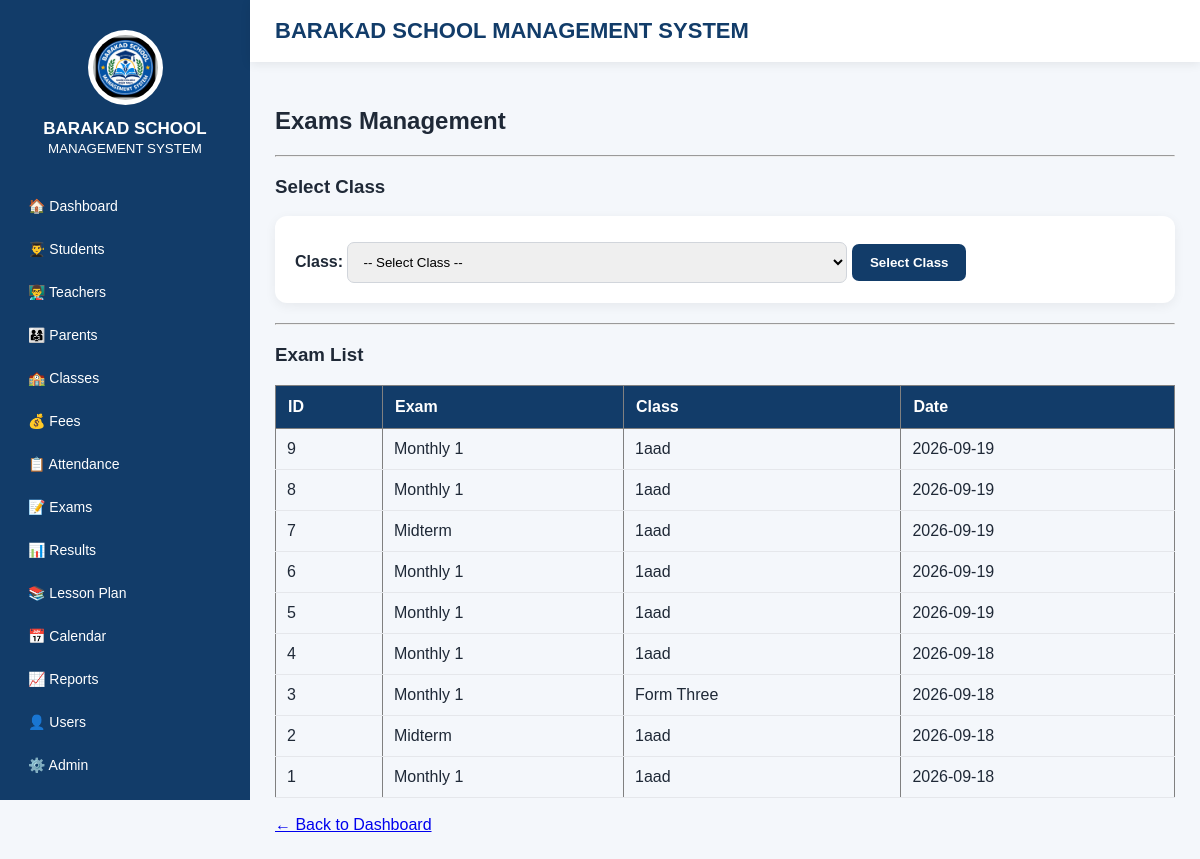
The app's page /exams, older data.
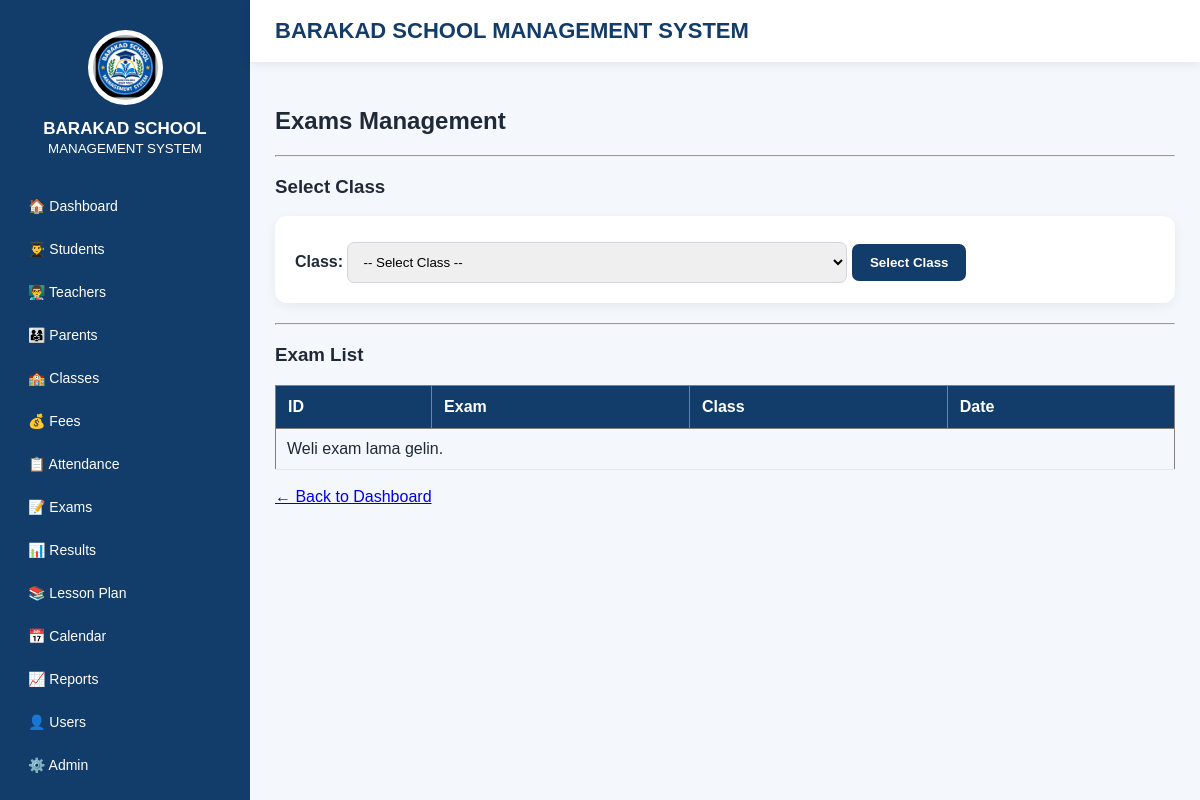
The same page, newer data.
### tables this page shows
CREATE TABLE exams (
                id INTEGER PRIMARY KEY AUTOINCREMENT,
                name TEXT NOT NULL,
                class_name TEXT NOT NULL,
                date TEXT
            );

### app.py (the view)
@app.route("/exams")
def exams():
    selected_class = request.args.get("class_name", "")
    db = get_db()
    exams_list = db.execute("SELECT * FROM exams ORDER BY id DESC").fetchall()
    db.close()
    return render_template("exams.html", exams=exams_list, selected_class=selected_class, classes=CLASS_LIST)

### app.py (called while the page is built)
def get_db():
    db = sqlite3.connect(DATABASE)
    db.row_factory = sqlite3.Row
    return db

### templates/exams.html (shortened to what this page needs)
{% extends "base.html" %}
{% block content %}
<h2>Exams Management</h2>
<hr>
<h3>Select Class</h3>
<form method="GET" action="/exams">
    <label><strong>Class:</strong></label>
    <select name="class_name" required>
        <option value="">-- Select Class --</option>
    </select>
    <button type="submit">
        Select Class
    </button>
</form>
<hr>
<h3>Exam List</h3>
<table border="1" cellpadding="8" cellspacing="0">
    <tr>
        <th>ID</th>
        <th>Exam</th>
        <th>Class</th>
        <th>Date</th>
    </tr>
    {% if exams %}
        {% for exam in exams %}
        <tr>
            <td>
                {{ exam["id"] }}
            </td>
            <td>
                {{ exam["name"] }}
            </td>
            <td>
                {{ exam["class_name"] }}
            </td>
            <td>
                {{ exam["date"] }}
            </td>
        </tr>
        {% endfor %}
    {% else %}
        <tr>
            <td colspan="4">
                Weli exam lama gelin.
            </td>
        </tr>
    {% endif %}
</table>
<br>
<a href="/dashboard">
    ← Back to Dashboard
</a>
{% endblock %}

### templates/base.html (shortened to what this page needs)
<!DOCTYPE html>
<html lang="en">
<head>
</head>
<body>
<div class="sidebar">
    <div class="logo-box">
        <img src="{{ url_for('static', filename='logo.png') }}"
             onerror="this.style.display='none';">
        <div class="school-name">
            BARAKAD SCHOOL
        </div>
        <small>
            MANAGEMENT SYSTEM
        </small>
    </div>
    <a href="/dashboard">🏠 Dashboard</a>
    <a href="/students">👨‍🎓 Students</a>
    <a href="/teachers">👨‍🏫 Teachers</a>
    <a href="/parents">👨‍👩‍👧 Parents</a>
    <a href="/classes">🏫 Classes</a>
    <a href="/fees">💰 Fees</a>
    <a href="/attendance">📋 Attendance</a>
    <a href="/exams">📝 Exams</a>
    <a href="/results">📊 Results</a>
    <a href="/lesson-plan">📚 Lesson Plan</a>
    <a href="/calendar">📅 Calendar</a>
    <a href="/reports">📈 Reports</a>
    <a href="/users">👤 Users</a>
    <a href="/admin">⚙️ Admin</a>
    <a href="/about">ℹ️ About Us</a>
</div>
<div class="main">
    <div class="topbar">
        <h1>
            BARAKAD SCHOOL MANAGEMENT SYSTEM
        </h1>
    </div>
    <div class="content">
        {% block content %}
        {% endblock %}
    </div>
</div>
</body>
</html>

### templates/base.html (style rules this page uses)
* { box-sizing: border-box; }
body { margin: 0; font-family: Arial, Helvetica, sans-serif; background: #f4f7fb; color: #1f2937; }
.sidebar { position: fixed; left: 0; top: 0; width: 250px; height: 100vh; background: #123c69; color: white; padding: 20px 15px; overflow-y: auto; }
.logo-box { text-align: center; padding: 10px; margin-bottom: 20px; }
.logo-box img { width: 75px; height: 75px; object-fit: contain; border-radius: 50%; background: white; padding: 5px; }
.school-name { font-size: 17px; font-weight: bold; margin-top: 10px; }
.sidebar a { display: block; color: white; text-decoration: none; padding: 11px 13px; margin: 5px 0; border-radius: 8px; font-size: 14px; }
.main { margin-left: 250px; min-height: 100vh; }
.topbar { background: white; padding: 18px 25px; box-shadow: 0 2px 10px rgba(0,0,0,0.08); position: sticky; top: 0; z-index: 10; }
.topbar h1 { margin: 0; font-size: 22px; color: #123c69; }
.content { padding: 25px; }
form { background: white; padding: 20px; border-radius: 12px; box-shadow: 0 3px 12px rgba(0,0,0,0.06); margin-bottom: 20px; }
input, select, textarea { width: 100%; max-width: 500px; padding: 11px; border: 1px solid #d1d5db; border-radius: 7px; margin-top: 6px; }
button { background: #123c69; color: white; border: none; padding: 11px 18px; border-radius: 7px; cursor: pointer; font-weight: bold; }
table { width: 100%; border-collapse: collapse; }
th { background: #123c69; color: white; padding: 12px; text-align: left; }
td { padding: 11px; border-bottom: 1px solid #e5e7eb; }

Row changes from the older to the newer data that the page shows:
removed exams: id "9", name "Monthly 1", class_name "1aad", date "2026-09-19"
removed exams: id "8", name "Monthly 1", class_name "1aad", date "2026-09-19"
removed exams: id "7", name "Midterm", class_name "1aad", date "2026-09-19"
removed exams: id "6", name "Monthly 1", class_name "1aad", date "2026-09-19"
removed exams: id "5", name "Monthly 1", class_name "1aad", date "2026-09-19"
removed exams: id "4", name "Monthly 1", class_name "1aad", date "2026-09-18"
removed exams: id "3", name "Monthly 1", class_name "Form Three", date "2026-09-18"
removed exams: id "2", name "Midterm", class_name "1aad", date "2026-09-18"
removed exams: id "1", name "Monthly 1", class_name "1aad", date "2026-09-18"
Text that changed along with them:
text now shown: "Weli exam lama gelin."
